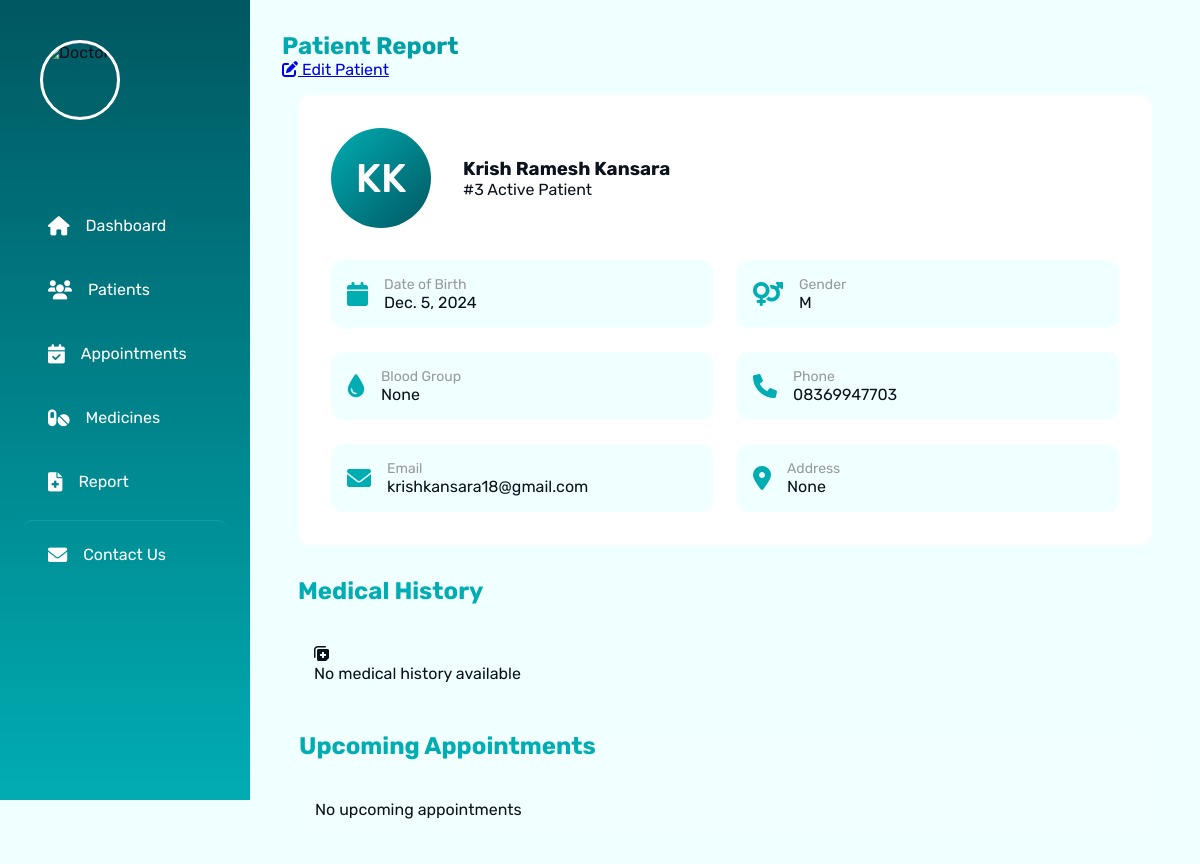
The page /patient/3/ (signed in) on the database as committed earlier.
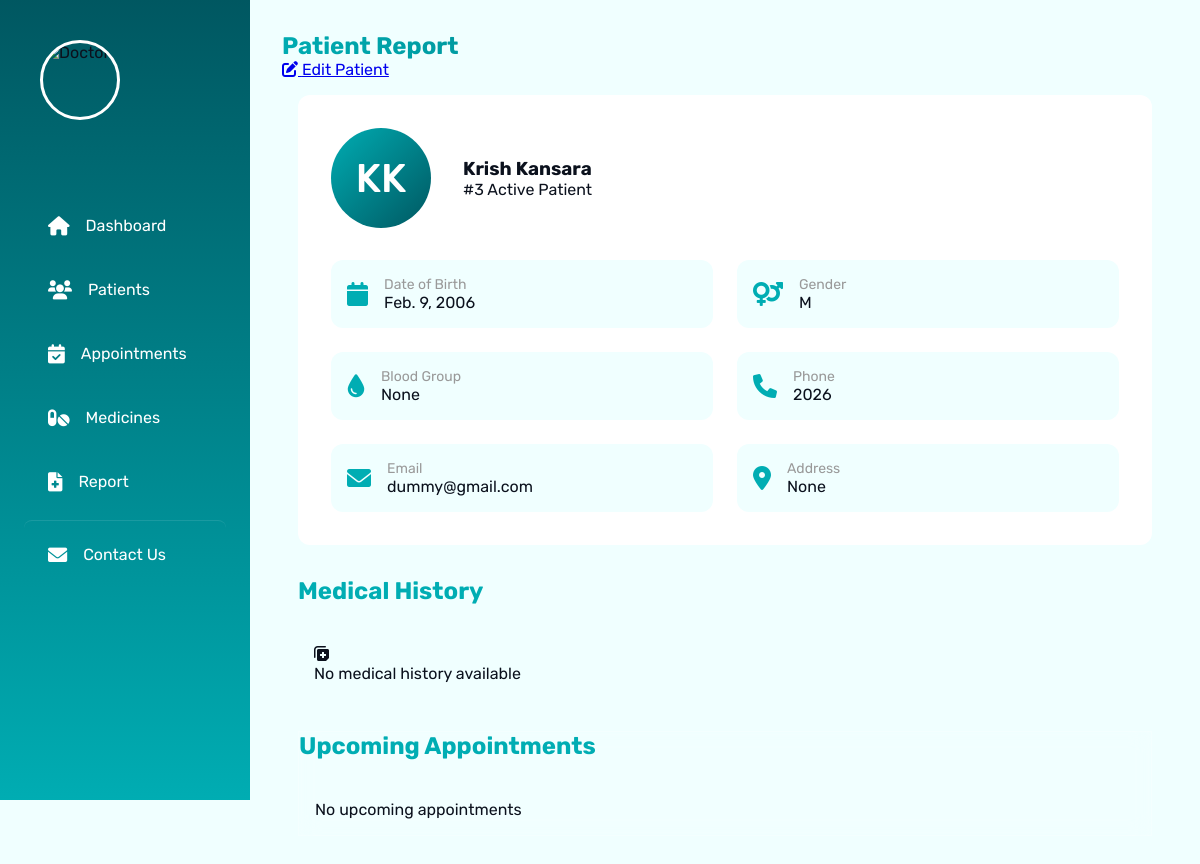
The same page on the database as committed later.
### patients/models.py (models this page shows, shortened)
class Patient(models.Model):
    GENDER_CHOICES = [
        ('M', 'Male'),
        ('F', 'Female'),
        ('O', 'Other'),
    ]
    BLOOD_GROUP_CHOICES = [
        ('A+', 'A+'),
        ('A-', 'A-'),
        ('B+', 'B+'),
        ('B-', 'B-'),
        ('AB+', 'AB+'),
        ('AB-', 'AB-'),
        ('O+', 'O+'),
        ('O-', 'O-'),
    ]
    STATUS_CHOICES = [
        ('active', 'Active'),
        ('inactive', 'Inactive'),
        ('pending', 'Pending'),
    ]
    first_name = models.CharField(max_length=100)
    last_name = models.CharField(max_length=100)
    date_of_birth = models.DateField()
    gender = models.CharField(max_length=1, choices=GENDER_CHOICES)
    phone_number = models.CharField(max_length=15)
    email = models.EmailField(blank=True, null=True)
    address = models.TextField(blank=True, null=True)
    blood_group = models.CharField(max_length=3, choices=BLOOD_GROUP_CHOICES, blank=True, null=True)
    status = models.CharField(max_length=10, choices=STATUS_CHOICES, default='active')
    created_at = models.DateTimeField(auto_now_add=True)
    updated_at = models.DateTimeField(auto_now=True)
    class Meta:
        ordering = ['-created_at']

### patients/views.py (the view)
# urls.py: path('patient/<int:patient_id>/', views.patient_detail, name='patient_detail'),
@login_required
def patient_detail(request, patient_id):
    patient = get_object_or_404(Patient, id=patient_id)
    return render(request, 'patients/patient_detail.html', {
        'patient': patient
    })

### patients/templates/patients/patient_detail.html (shortened to what the changed rows need)
{% extends 'patients/base.html' %}
{% block content %}
<div class="page-header" data-reveal="top">
    <div class="header-content">
        <h2 class="gradient-text">Patient Report</h2>
    </div>
</div>
<div class="patient-profile-container">
    <div class="profile-card glass-effect" data-reveal="left">
        <div class="profile-header">
            <div class="patient-avatar">
                {{ patient.first_name|first }}{{ patient.last_name|first }}
            </div>
            <div class="patient-basic-info">
                <h3>{{ patient.first_name }} {{ patient.last_name }}</h3>
                <span class="patient-id">#{{ patient.id }}</span>
                <span class="status-badge active">Active Patient</span>
            </div>
        </div>
        <div class="info-grid">
            <div class="info-item">
                <div class="info-content">
                    <label>Date of Birth</label>
                    <span>{{ patient.date_of_birth }}</span>
                </div>
            </div>
            <div class="info-item">
                <div class="info-content">
                    <label>Gender</label>
                    <span>{{ patient.gender }}</span>
                </div>
            </div>
            <div class="info-item">
                <div class="info-content">
                    <label>Blood Group</label>
                    <span>{{ patient.blood_group }}</span>
                </div>
            </div>
            <div class="info-item">
                <div class="info-content">
                    <label>Phone</label>
                    <span>{{ patient.phone_number }}</span>
                </div>
            </div>
            <div class="info-item">
                <div class="info-content">
                    <label>Email</label>
                    <span>{{ patient.email }}</span>
                </div>
            </div>
            <div class="info-item">
                <div class="info-content">
                    <label>Address</label>
                    <span>{{ patient.address }}</span>
                </div>
            </div>
        </div>
    </div>
</div>
{% endblock %}

Rows that differ between the two databases and show on the page:
changed Patient "Kansara": first_name "Krish Ramesh" → "Krish"; date_of_birth "Dec. 5, 2024" → "Feb. 9, 2006"; phone_number "08369947703" → "2026"; email "krishkansara18@gmail.com" → "dummy@gmail.com"
